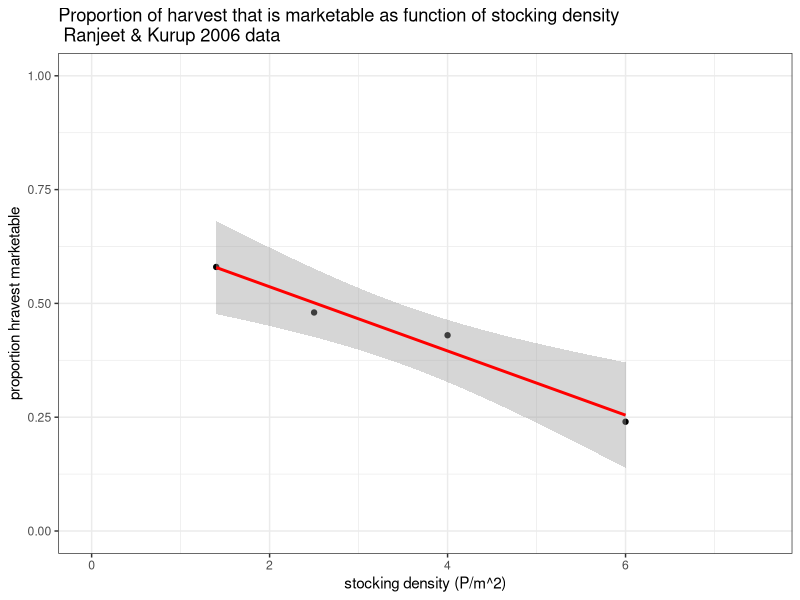

Source code (R):
# Data from various aquaculture studies compiled for use in prawn aqauclture model #############
  require(ggplot2)

# Ranjeet and Kurup 2006 #######

rk06 = data.frame(dens_ha = c(14000, 25000, 40000, 60000),      # Stocking density per hectare (P_nought)    
                  dens = c(14000, 25000, 40000, 60000)/10000,   # Stocking density per m^2
                  surv = c(0.42, 0.38, 0.34, 0.23),             # proportion survival of all stocked prawns
                  marketable = c(0.58, 0.48, 0.43, 0.24),       # prportion of harvested prawns that were marketable
                  mean_B = c(56.8, 51.3, 41.2, 36.7),           # mean prawn mass in grams at harvest  
                  harvest = c(320, 480, 630, 510),              # total prawns harvested in kg
                  market_harvest = c(278, 314, 460, 412),       # marketable prawns harvested in kg
                  profit = c(60166, 87216, 114408, 86241)/48.89)# profit per hectare converted from rupees (reported) to USD (48.89 ruppes/USD reported conversion)

  rk06$p_kg = rk06$profit / rk06$market_harvest                 # estimate of price: USD per kg marketable harvested

  rk06.lm1 = lm(marketable ~ dens, data = rk06)
  
  ggplot(rk06, aes(x = dens, y = marketable)) + 
    theme_bw() +
    labs(x = 'stocking density (P/m^2)', y = 'proportion hravest marketable',
         title = 'Proportion of harvest that is marketable as function of stocking density \n Ranjeet & Kurup 2006 data') +
    xlim(0,7.5) +
    ylim(0,1) +
    geom_point() +
    stat_smooth(method = "lm", col = "red")